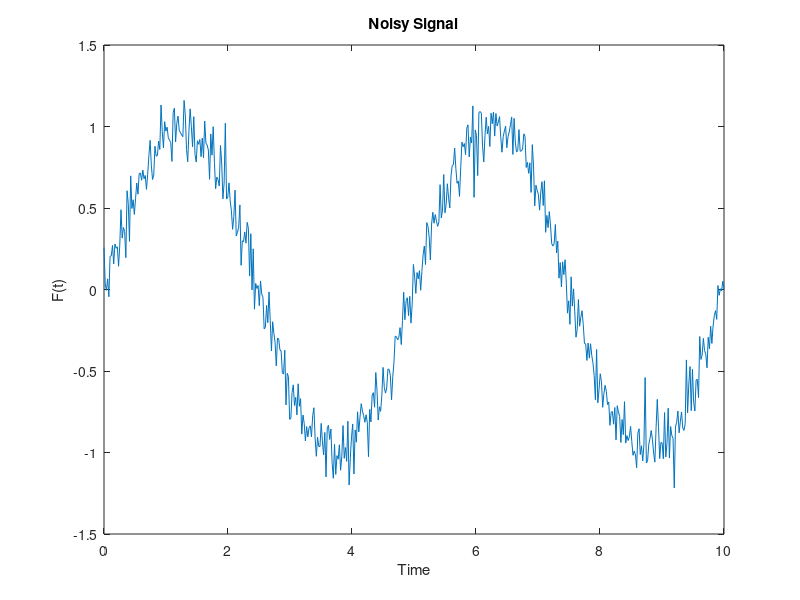

MATLAB code to generate this figure:
%ME203-Section 1101
%Winters, Marcus
% 10/25/21
%Lab 19
%Noisy signal
clc,clear all, format compact
t = linspace(0, 10, 512);
S=(1)*sin(2*pi/5*t);
N=(.1)*randn(size(t));
X=S+N;
SNR=20*log10(std(S)/std(N))
plot(t,X)
xlabel('Time')
ylabel('F(t)')
title('Noisy Signal')